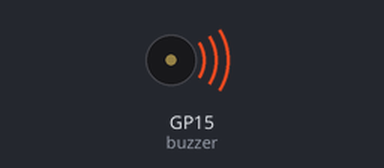
The program below on a simulated Raspberry Pi Pico running MicroPython. Parts: buzzer (waves = sounding). At 95.8 s the program stops and its outputs stay as they are.

Above: at 0.1 s.
Timing chart, 0 to 40.0 s (numbered marks = the images above):
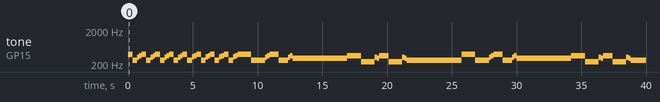

The program:

main.py
```python
# importa el listado de notas de la rasberry, es un archivo de python que define las freciencias de cada nota
from notas import *    #  <<<---Este archivo debe estar guardado en la memoria de la raspberry

from machine import Pin, PWM
from utime import sleep

#definición del pin donde se conecta el buzzer
buzzer = PWM(Pin(15))

# este es el tiempo de la canción, con él se puede hacer mas lento o rápido la canción
tempo = 85

# array con la canción , el primer elemento es la nota y el segundo es el tiempo de espera de cada nota
# esto tiene una profundidad musical que yo no quiero investigar, pero
# sé que los negativos duran menos que una nota normal <---cosas raras de música, si alguien sabe, me explica <---gracias!
GameofThrones = [
"NOTE_G4",8, "NOTE_C4",8, "NOTE_DS4",16, "NOTE_F4",16, "NOTE_G4",8, "NOTE_C4",8, "NOTE_DS4",16, "NOTE_F4",16,
"NOTE_G4",8, "NOTE_C4",8, "NOTE_DS4",16, "NOTE_F4",16, "NOTE_G4",8, "NOTE_C4",8, "NOTE_DS4",16, "NOTE_F4",16,
"NOTE_G4",8, "NOTE_C4",8, "NOTE_E4",16, "NOTE_F4",16, "NOTE_G4",8, "NOTE_C4",8, "NOTE_E4",16, "NOTE_F4",16,
"NOTE_G4",8, "NOTE_C4",8, "NOTE_E4",16, "NOTE_F4",16, "NOTE_G4",8, "NOTE_C4",8, "NOTE_E4",16, "NOTE_F4",16,
"NOTE_G4",-4, "NOTE_C4",-4,

"NOTE_DS4",16, "NOTE_F4",16, "NOTE_G4",4, "NOTE_C4",4, "NOTE_DS4",16, "NOTE_F4",16,
"NOTE_D4",-1,
"NOTE_F4",-4, "NOTE_AS3",-4,
"NOTE_DS4",16, "NOTE_D4",16, "NOTE_F4",4, "NOTE_AS3",-4,
"NOTE_DS4",16, "NOTE_D4",16, "NOTE_C4",-1,


"NOTE_G4",-4, "NOTE_C4",-4,

"NOTE_DS4",16, "NOTE_F4",16, "NOTE_G4",4, "NOTE_C4",4, "NOTE_DS4",16, "NOTE_F4",16,
"NOTE_D4",-1,
"NOTE_F4",-4, "NOTE_AS3",-4,
"NOTE_DS4",16, "NOTE_D4",16, "NOTE_F4",4, "NOTE_AS3",-4,
"NOTE_DS4",16, "NOTE_D4",16, "NOTE_C4",-1,
"NOTE_G4",-4, "NOTE_C4",-4,
"NOTE_DS4",16, "NOTE_F4",16, "NOTE_G4",4,  "NOTE_C4",4, "NOTE_DS4",16, "NOTE_F4",16,

"NOTE_D4",-2,
"NOTE_F4",-4, "NOTE_AS3",-4,
"NOTE_D4",-8, "NOTE_DS4",-8, "NOTE_D4",-8, "NOTE_AS3",-8,
"NOTE_C4",-1,
"NOTE_C5",-2,
"NOTE_AS4",-2,
"NOTE_C4",-2,
"NOTE_G4",-2,
"NOTE_DS4",-2,
"NOTE_DS4",-4, "NOTE_F4",-4,
"NOTE_G4",-1,

"NOTE_C5",-2,
"NOTE_AS4",-2,
"NOTE_C4",-2,
"NOTE_G4",-2,
"NOTE_DS4",-2,
"NOTE_DS4",-4, "NOTE_D4",-4,
"NOTE_C5",8, "NOTE_G4",8, "NOTE_GS4",16, "NOTE_AS4",16, "NOTE_C5",8, "NOTE_G4",8, "NOTE_GS4",16, "NOTE_AS4",16,
"NOTE_C5",8, "NOTE_G4",8, "NOTE_GS4",16, "NOTE_AS4",16, "NOTE_C5",8, "NOTE_G4",8, "NOTE_GS4",16, "NOTE_AS4",16,

"REST",4, "NOTE_GS5",16, "NOTE_AS5",16, "NOTE_C6",8, "NOTE_G5",8, "NOTE_GS5",16, "NOTE_AS5",16,
"NOTE_C6",8, "NOTE_G5",16, "NOTE_GS5",16, "NOTE_AS5",16, "NOTE_C6",8, "NOTE_G5",8, "NOTE_GS5",16, "NOTE_AS5",16,
]

def playtone(frequency):
    """ define la frecuencia de trabajo del pin PWM
        recibe el valor de frecuencia a la que suena cada tono
    """
    buzzer.duty_u16(10000)
    buzzer.freq(frequency)

def bequiet():
    """funcion que define la frecuencia en cero, es decir, para la señal PWM"""
    buzzer.duty_u16(0)

def playsong(mysong):
    """función para reproducir la canción
        recibe la lista que es definida por una nota y su duración
        reproduce la canción en cada instante
    """

    wholenote = (60000 * 4) / tempo
    for i in list(range(0,len(mysong),2)): #recorre el listado de la canción

        #primer if define la nota que se debe reproducir
        if mysong[i] == "REST":  # rest es para deterner la reproducción de sonido
            bequiet()
        else:
            playtone(tones[mysong[i]])

        #segundo if define el tiempo que debe durar la nota
        if mysong[i+1] > 0:
            sleep(wholenote / (abs(mysong[i+1])*1000))
        else:
            sleep((wholenote / (abs(mysong[i+1])*1000))*1.5)

    bequiet()

if __name__ == "__main__":  #entry point

    playsong(GameofThrones)
```

notas.py
```python
#listado de notas

tones = {
"NOTE_B0":31,
"NOTE_C1":33,
"NOTE_CS1":35,
"NOTE_D1":37,
"NOTE_DS1":39,
"NOTE_E1":41,
"NOTE_F1":44,
"NOTE_FS1":46,
"NOTE_G1":49,
"NOTE_GS1":52,
"NOTE_A1":55,
"NOTE_AS1":58,
"NOTE_B1":62,
"NOTE_C2":65,
"NOTE_CS2":69,
"NOTE_D2":73,
"NOTE_DS2":78,
"NOTE_E2":82,
"NOTE_F2":87,
"NOTE_FS2":93,
"NOTE_G2":98,
"NOTE_GS2":104,
"NOTE_A2":110,
"NOTE_AS2":117,
"NOTE_B2":123,
"NOTE_C3":131,
"NOTE_CS3":139,
"NOTE_D3":147,
"NOTE_DS3":156,
"NOTE_E3":165,
"NOTE_F3":175,
"NOTE_FS3":185,
"NOTE_G3":196,
"NOTE_GS3":208,
"NOTE_A3":220,
"NOTE_AS3":233,
"NOTE_B3":247,
"NOTE_C4":262,
"NOTE_CS4":277,
"NOTE_D4":294,
"NOTE_DS4":311,
"NOTE_E4":330,
"NOTE_F4":349,
"NOTE_FS4":370,
"NOTE_G4":392,
"NOTE_GS4":415,
"NOTE_A4":440,
"NOTE_AS4":466,
"NOTE_B4":494,
"NOTE_C5":523,
"NOTE_CS5":554,
"NOTE_D5":587,
"NOTE_DS5":622,
"NOTE_E5":659,
"NOTE_F5":698,
"NOTE_FS5":740,
"NOTE_G5":784,
"NOTE_GS5":831,
"NOTE_A5":880,
"NOTE_AS5":932,
"NOTE_B5":988,
"NOTE_C6":1047,
"NOTE_CS6":1109,
"NOTE_D6":1175,
"NOTE_DS6":1245,
"NOTE_E6":1319,
"NOTE_F6":1397,
"NOTE_FS6":1480,
"NOTE_G6":1568,
"NOTE_GS6":1661,
"NOTE_A6":1760,
"NOTE_AS6":1865,
"NOTE_B6":1976,
"NOTE_C7":2093,
"NOTE_CS7":2217,
"NOTE_D7":2349,
"NOTE_DS7":2489,
"NOTE_E7":2637,
"NOTE_F7":2794,
"NOTE_FS7":2960,
"NOTE_G7":3136,
"NOTE_GS7":3322,
"NOTE_A7":3520,
"NOTE_AS7":3729,
"NOTE_B7":3951,
"NOTE_C8":4186,
"NOTE_CS8":4435,
"NOTE_D8":4699,
"NOTE_DS8":4978,

}
```

Measured:
- by itself, tone on GP15 (buzzer): plays 392 Hz for 0.35 s, 262 Hz for 0.35 s, 311 Hz for 0.18 s, 349 Hz for 0.18 s, 392 Hz for 0.35 s, 262 Hz for 0.35 s … (68 notes in this stretch)
